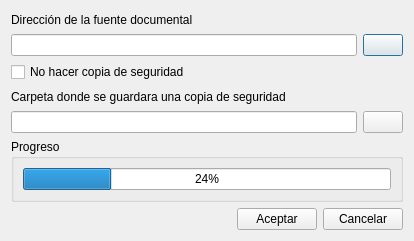
<?xml version="1.0" encoding="UTF-8"?>
<ui version="4.0">
 <class>Import</class>
 <widget class="QDialog" name="Import">
  <property name="geometry">
   <rect>
    <x>0</x>
    <y>0</y>
    <width>414</width>
    <height>241</height>
   </rect>
  </property>
  <property name="windowTitle">
   <string>Importar</string>
  </property>
  <layout class="QVBoxLayout" name="verticalLayout_2">
   <item>
    <widget class="QLabel" name="label">
     <property name="text">
      <string>Dirección de la fuente documental </string>
     </property>
    </widget>
   </item>
   <item>
    <layout class="QHBoxLayout" name="horizontalLayout_2">
     <item>
      <widget class="QLineEdit" name="lineEditSource"/>
     </item>
     <item>
      <widget class="QPushButton" name="pushButtonSource">
       <property name="text">
        <string/>
       </property>
       <property name="icon">
        <iconset resource="recursos.qrc">
         <normaloff>:/images/import.png</normaloff>:/images/import.png</iconset>
       </property>
      </widget>
     </item>
    </layout>
   </item>
   <item>
    <widget class="QCheckBox" name="checkBox">
     <property name="text">
      <string>No hacer copia de seguridad</string>
     </property>
    </widget>
   </item>
   <item>
    <widget class="QLabel" name="label_2">
     <property name="text">
      <string>Carpeta donde se guardara una copia de seguridad</string>
     </property>
    </widget>
   </item>
   <item>
    <layout class="QHBoxLayout" name="horizontalLayout_3">
     <item>
      <widget class="QLineEdit" name="lineEditBackup"/>
     </item>
     <item>
      <widget class="QPushButton" name="pushButtonBackup">
       <property name="text">
        <string/>
       </property>
       <property name="icon">
        <iconset resource="recursos.qrc">
         <normaloff>:/images/black_drive_backup.png</normaloff>:/images/black_drive_backup.png</iconset>
       </property>
      </widget>
     </item>
    </layout>
   </item>
   <item>
    <widget class="QGroupBox" name="groupBox">
     <property name="title">
      <string>Progreso</string>
     </property>
     <layout class="QVBoxLayout" name="verticalLayout">
      <item>
       <widget class="QProgressBar" name="progressBar">
        <property name="value">
         <number>24</number>
        </property>
       </widget>
      </item>
     </layout>
    </widget>
   </item>
   <item>
    <layout class="QHBoxLayout" name="horizontalLayout">
     <item>
      <spacer name="horizontalSpacer">
       <property name="orientation">
        <enum>Qt::Horizontal</enum>
       </property>
       <property name="sizeHint" stdset="0">
        <size>
         <width>40</width>
         <height>20</height>
        </size>
       </property>
      </spacer>
     </item>
     <item>
      <widget class="QPushButton" name="pushButtonAceptar">
       <property name="text">
        <string notr="true">Aceptar</string>
       </property>
      </widget>
     </item>
     <item>
      <widget class="QPushButton" name="pushButtonCancelar">
       <property name="text">
        <string>Cancelar</string>
       </property>
      </widget>
     </item>
    </layout>
   </item>
  </layout>
 </widget>
 <resources>
  <include location="recursos.qrc"/>
 </resources>
 <connections/>
</ui>
